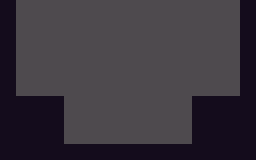

This is a level from a 2D game, rendered from its Tiled map with the project's own tilesets. A one-line summary and the map file follow, with tile-layer data summarised:
An orthogonal 16x10 tile map with 16x16 px tiles, 2 tile layers (BACKGROUND, FOREGROUND), 5 tilesets and 6 objects (WATER).

<map version="1.0" orientation="orthogonal" renderorder="right-down" width="16" height="10" tilewidth="16" tileheight="16" nextobjectid="8">
 <tileset firstgid="1" name="TILES_TMP" tilewidth="16" tileheight="16">
  <image source="../../img/tiles_placeholder.png" width="64" height="32" />
 </tileset>
 <tileset firstgid="9" name="TILES_OBR" tilewidth="16" tileheight="16">
  <image source="../../img/tiles_rock.png" trans="000000" width="144" height="128" />
 </tileset>
 <tileset firstgid="81" name="TILES_REP" tilewidth="16" tileheight="16">
  <image source="../../img/tiles_grass.png" width="128" height="160" />
 </tileset>
 <tileset firstgid="161" name="TILES_TEK" tilewidth="16" tileheight="16">
  <image source="../../img/tiles_city.png" width="144" height="80" />
 </tileset>
 <tileset firstgid="206" name="TILES_GEN" tilewidth="16" tileheight="16">
  <image source="../../img/tiles_general.png" trans="ff00ff" width="160" height="64" />
 </tileset>
 <objectgroup name="EVENTS" />
 <objectgroup name="SOLIDS">
  <object id="3" x="0" y="0" width="16" height="160" />
  <object id="4" x="16" y="96" width="48" height="64" />
  <object id="5" x="64" y="144" width="128" height="16" />
  <object id="6" x="192" y="96" width="48" height="64" />
  <object id="7" x="240" y="0" width="16" height="160" />
 </objectgroup>
 <layer name="BACKGROUND" width="16" height="10">
  <data>[160 cells, 160 non-empty, 1 distinct tile ids]</data>
 </layer>
 <objectgroup name="OBJECTS">
  <object id="2" name="WATER" x="64" y="96" width="128" height="48" />
 </objectgroup>
 <layer name="FOREGROUND" width="16" height="10">
  <data>[160 cells, 52 non-empty, 1 distinct tile ids]</data>
 </layer>
</map>
